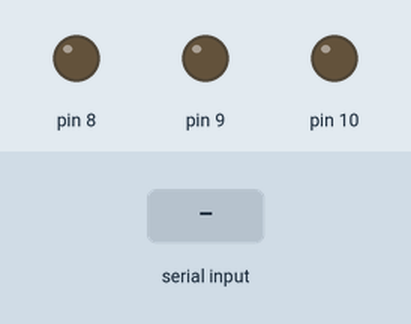
Recording of a sketch running on a simulated Arduino Uno, built with avr-gcc and run on an emulated ATmega328P. Shown: output pins drawn as LEDs (lit = HIGH). Inputs (shaded band) come from the test bench.

Above: at 1.2 s.
1.3 s: "1" received over Serial
At 1.9 s:
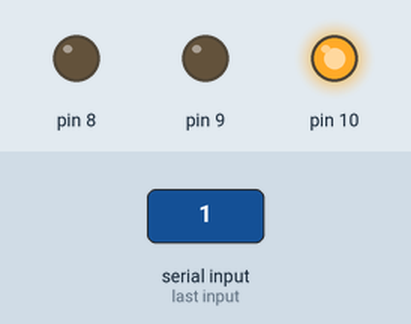
2.8 s: "2" received over Serial
At 3.1 s:
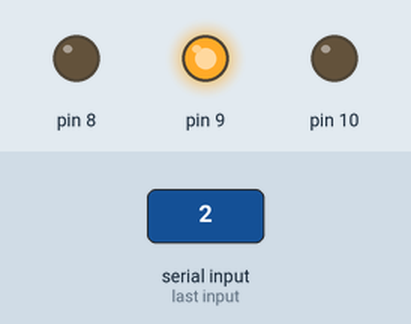
4.3 s: "3" received over Serial
At 5.4 s:
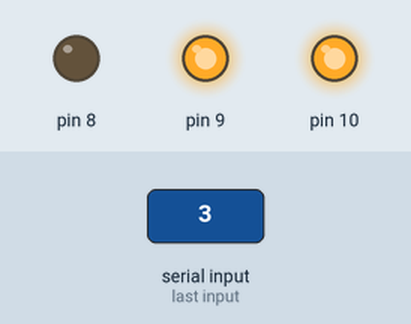
5.8 s: "4" received over Serial
At 6.6 s:
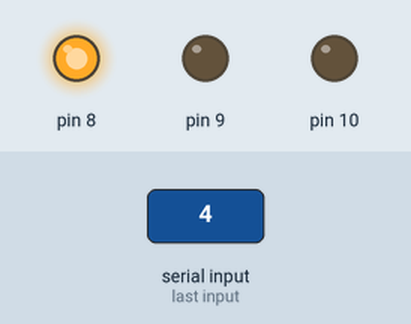
7.3 s: "5" received over Serial
At 7.7 s:
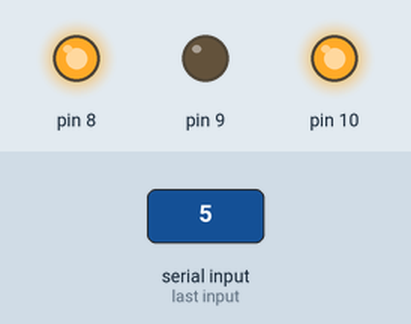
8.8 s: "6" received over Serial
At 10.0 s:
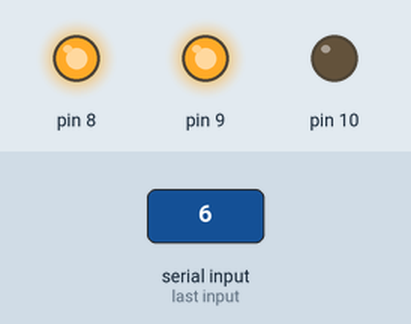
Timing chart, 0 to 11.3 s (numbered marks = the images above; inputs shaded):
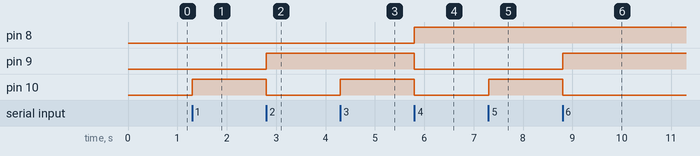

The sketch:

rvb.serial.ino
```cpp
void setup(void){
  pinMode( 8,OUTPUT);
  pinMode( 9,OUTPUT);
  pinMode(10,OUTPUT);
  Serial.begin(9600);
}

void loop(void){
  int i=0;
  i=Serial.read();
  switch( i ){
  case '0' : leds(LOW ,LOW ,LOW ); break;
  case '1' : leds(LOW ,LOW ,HIGH); break;
  case '2' : leds(LOW ,HIGH,LOW ); break;
  case '3' : leds(LOW ,HIGH,HIGH); break;
  case '4' : leds(HIGH,LOW ,LOW ); break;
  case '5' : leds(HIGH,LOW ,HIGH); break;
  case '6' : leds(HIGH,HIGH,LOW ); break;
  case '7' : leds(HIGH,HIGH,HIGH); break;
  }
}

void leds(int r, int g, int b){
    digitalWrite( 8, r);
    digitalWrite( 9, g);
    digitalWrite(10, b);
}
```

Measured:
- after the input at 1.3 s, pin 10: LOW → HIGH at once
- after the input at 2.8 s, pin 9: LOW → HIGH at once; pin 10: HIGH → LOW at once
- after the input at 4.3 s, pin 10: LOW → HIGH at once
- after the input at 5.8 s, pin 8: LOW → HIGH at once; pin 9, pin 10: HIGH → LOW at once
- after the input at 7.3 s, pin 10: LOW → HIGH at once
- after the input at 8.8 s, pin 9: LOW → HIGH at once; pin 10: HIGH → LOW at once
